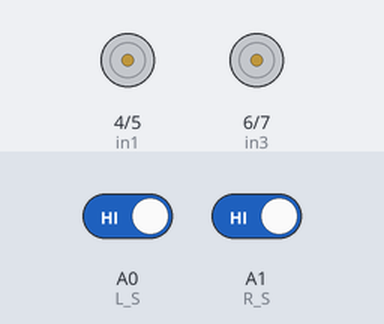
A sketch run on a simulated Arduino Uno, built with avr-gcc and run on an emulated ATmega328P. Parts: motor-driver pin pairs drawn as motors (green arrow = first pin HIGH = forward, orange = second pin HIGH = backward, longer = more drive, scaled by the enable pin). Inputs (shaded band) come from the test bench; at power-on: A0 (L_S) HIGH, A1 (R_S) HIGH.

Above: at 1.7 s.
1.8 s: A0 (L_S) driven LOW
At 2.7 s:
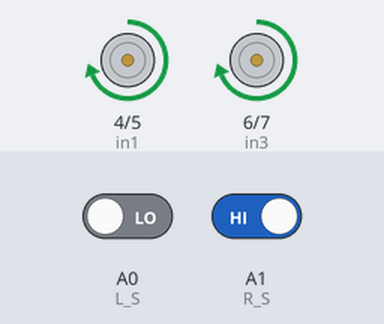
3.3 s: A1 (R_S) driven LOW
At 3.9 s:
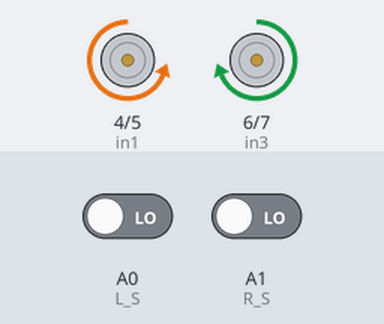
4.8 s: A0 (L_S) driven HIGH
At 6.2 s:
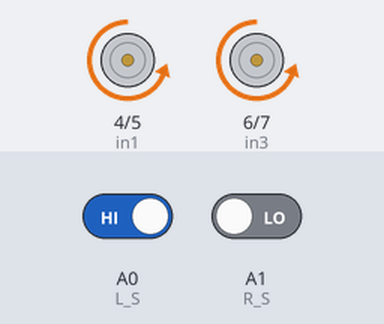
Timing chart, 0 to 7.8 s (numbered marks = the images above; inputs shaded):
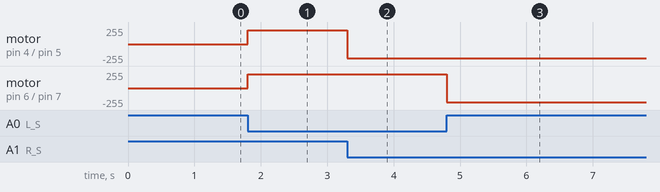

Measured:
- after the input at 1.8 s, motor on pin 4 (in1) / pin 5 (in2), motor on pin 6 (in3) / pin 7 (in4): stopped → forward 210/255 at once
- after the input at 3.3 s, motor on pin 4 (in1) / pin 5 (in2): forward 210/255 → backward 210/255 at once
- after the input at 4.8 s, motor on pin 6 (in3) / pin 7 (in4): forward 210/255 → backward 210/255 at once

The sketch:

LF-final.ino
```cpp
#define enA 3
#define in1 4
#define in2 5
#define in3 6
#define in4 7
#define enB 9

#define L_S A0
#define R_S A1


void setup(){

pinMode(R_S, INPUT);
pinMode(L_S, INPUT);

pinMode(enA, OUTPUT);
pinMode(in1, OUTPUT);
pinMode(in2, OUTPUT);
pinMode(in3, OUTPUT);
pinMode(in4, OUTPUT);
pinMode(enB, OUTPUT);

//adjust depending on the IR sensor's response time
analogWrite(enA, 210);
analogWrite(enB, 210);

delay(500);

}

void loop(){


 if((digitalRead(R_S) == 0)&&(digitalRead(L_S) == 0)){
 forward();
 }  else if((digitalRead(R_S) == 1)&&(digitalRead(L_S) == 0)){
 turnRight();
 }  else if((digitalRead(R_S) == 0)&&(digitalRead(L_S) == 1)){
 turnLeft();
 }

}


void forward(){  //forword
digitalWrite(in1, LOW); //Left Motor backword Pin
digitalWrite(in2, HIGH); //Left Motor forword Pin
digitalWrite(in3, HIGH); //Right Motor forword Pin
digitalWrite(in4, LOW); //Right Motor backword Pin
}

void backword(){ //backword
digitalWrite(in1, HIGH); //Left Motor backword Pin
digitalWrite(in2, LOW); //Left Motor forword Pin
digitalWrite(in3, LOW); //Right Motor forword Pin
digitalWrite(in4, HIGH); //Right Motor backword Pin
}

void turnRight(){ //turnRight
digitalWrite(in1, HIGH); //Left Motor backword Pin
digitalWrite(in2, LOW); //Left Motor forword Pin
digitalWrite(in3, HIGH); //Right Motor forword Pin
digitalWrite(in4, LOW); //Right Motor backword Pin
}

void turnLeft(){ //turnLeft
digitalWrite(in1, LOW); //Left Motor backword Pin
digitalWrite(in2, HIGH); //Left Motor forword Pin
digitalWrite(in3, LOW); //Right Motor forword Pin
digitalWrite(in4, HIGH); //Right Motor backword Pin
}

void Stop(){ //stop
digitalWrite(in1, LOW); //Left Motor backword Pin
digitalWrite(in2, LOW); //Left Motor forword Pin
digitalWrite(in3, LOW); //Right Motor forword Pin
digitalWrite(in4, LOW); //Right Motor backword Pin
}
```
